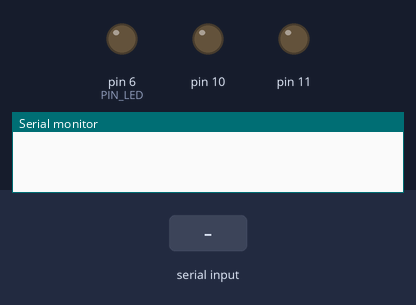
The sketch below on a simulated Arduino Uno, built with avr-gcc and run on an emulated ATmega328P. Parts: output pins drawn as LEDs (lit = HIGH), the last lines printed to the serial monitor. The test bench sets the inputs (shaded band).

Above: at 1.2 s.
1.3 s: byte 1 (1) received over Serial
At 1.6 s:
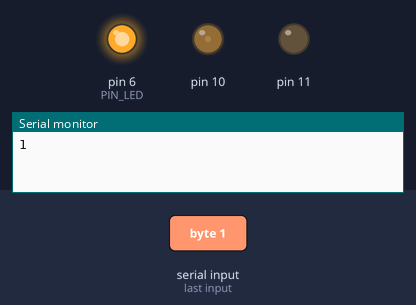
2.8 s: byte 2 (2) received over Serial
At 3.9 s:
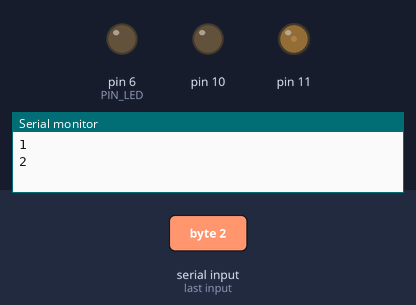
Timing chart, 0 to 5.8 s (numbered marks = the images above; inputs shaded):
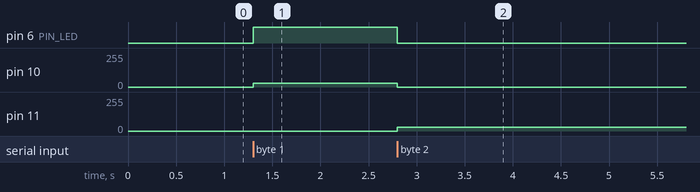

The sketch:

BLEserial3_LEDtest.ino
```cpp
const int PIN_LED = 6;
const uint8_t speeds = 30;

void setup() {
  pinMode(PIN_LED, OUTPUT);
  pinMode(10, OUTPUT);
  pinMode(11, OUTPUT);
  Serial.begin(9600);
}

void loop() {
  // データが送られてきたら
  if (Serial.available() > 0) {
    int data = Serial.read();
    Serial.println(data);
    if (data == 1) {
       digitalWrite(PIN_LED, HIGH);
       analogWrite(10,speeds);
       analogWrite(11,0);

    }

    if (data == 2) {
        digitalWrite(PIN_LED, LOW);
        analogWrite(10,0);
        analogWrite(11,speeds);
    }
  }
}
```

Measured:
- after the input at 1.3 s, pin 6 (PIN_LED): LOW → HIGH at once; pin 10: 0/255 → 30/255 at once
- after the input at 2.8 s, pin 6 (PIN_LED): HIGH → LOW at once; pin 10: 30/255 → 0/255 at once; pin 11: 0/255 → 30/255 at once
